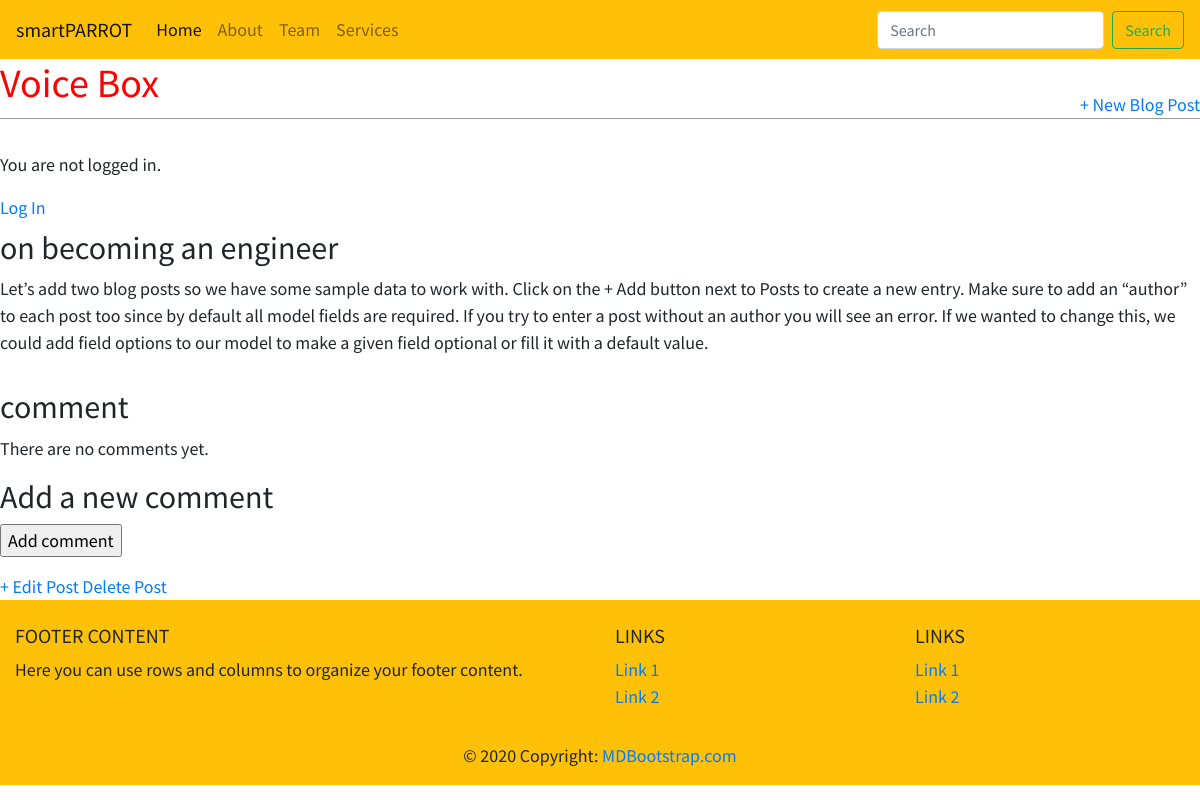
The app's page /post/2/ with its own data.
### blog/models.py (models this page shows, shortened)
class Post(models.Model):
    title = models.CharField(max_length=200)
    author = models.ForeignKey('auth.User',
                               on_delete= models.CASCADE)
    body = models.TextField()
    created = models.DateTimeField(auto_now_add=True)
    updated = models.DateTimeField(auto_now=True)
    active = models.BooleanField(default=True)
    class Meta:
        ordering = ('created',)

### blog/views.py (the view)
# urls.py: path('post/<int:pk>/',BlogDetailView.as_view(), name='detail'),
class BlogDetailView(DetailView):
    model = Post
    template_name = 'detail.html'

### blog/templates/detail.html (shortened to what this page needs)
<!DOCTYPE html>
{% extends 'base.html' %}
{% block content %}
    <div class="post-entry">
    <h2>{{ post.title }}</h2>
    <p>{{ post.body }}</p>
    </div>
{% with comments.count as total_comments %}
<h2>
{{ total_comments }} comment{{ total_comments|pluralize }}
</h2>
{% endwith %}
{% for comment in comments %}
<div class="comment">
<p class="info">
Comment {{ forloop.counter }} by {{ comment.name }}
{{ comment.created }}
</p>
{{ comment.body|linebreaks }}
</div>
{% empty %}
<p>There are no comments yet.</p>
{% endfor %}
{% if new_comment %}
<h2>Your comment has been added.</h2>
{% else %}
<h2>Add a new comment</h2>
<form method="post">
<p><input type="submit" value="Add comment"></p>
</form>
{% endif %}
<a href="{% url 'post_edit' post.pk %}">+ Edit Post</a>
<a href="{% url 'post_delete' post.pk %}">Delete Post</a>
{% endblock content %}

### blog/static/css/base.css (style rules this page uses)
.post-entry { margin-bottom: 2rem; }
.post-entry h2 { margin: 0.5rem 0; }
.post-entry p { margin: 0; font-weight: 400; }

### records on screen
Post: title "on becoming an engineer", body "Let’s add two blog posts so we have some sample data to work with. Click on the + Add button next to Posts to create a new entry. Make sure to add an “author” to each post too since by default all model fields are required. If you try to enter a post without an author you will see an error. If we wanted to change this, we could add field options to our model to make a given field optional or fill it with a default value."
